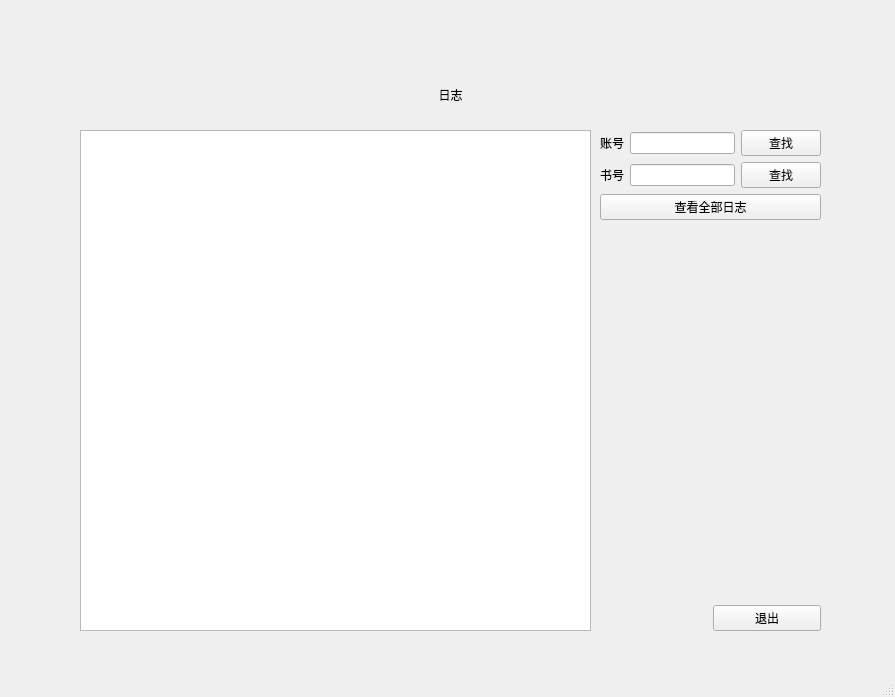
<?xml version="1.0" encoding="UTF-8"?>
<ui version="4.0">
 <class>log_display</class>
 <widget class="QMainWindow" name="log_display">
  <property name="geometry">
   <rect>
    <x>0</x>
    <y>0</y>
    <width>895</width>
    <height>697</height>
   </rect>
  </property>
  <property name="windowTitle">
   <string>MainWindow</string>
  </property>
  <widget class="QWidget" name="centralwidget">
   <widget class="QWidget" name="layoutWidget">
    <property name="geometry">
     <rect>
      <x>600</x>
      <y>130</y>
      <width>221</width>
      <height>501</height>
     </rect>
    </property>
    <layout class="QGridLayout" name="gridLayout">
     <item row="11" column="2">
      <spacer name="verticalSpacer">
       <property name="orientation">
        <enum>Qt::Vertical</enum>
       </property>
       <property name="sizeHint" stdset="0">
        <size>
         <width>20</width>
         <height>40</height>
        </size>
       </property>
      </spacer>
     </item>
     <item row="4" column="1" colspan="2">
      <layout class="QHBoxLayout" name="horizontalLayout_6"/>
     </item>
     <item row="8" column="1" colspan="2">
      <widget class="QPushButton" name="all_search_but">
       <property name="text">
        <string>查看全部日志</string>
       </property>
      </widget>
     </item>
     <item row="14" column="2">
      <widget class="QPushButton" name="exit_but">
       <property name="text">
        <string>退出</string>
       </property>
      </widget>
     </item>
     <item row="6" column="1" colspan="2">
      <layout class="QHBoxLayout" name="horizontalLayout"/>
     </item>
     <item row="2" column="1" colspan="2">
      <layout class="QHBoxLayout" name="horizontalLayout_5">
       <item>
        <widget class="QLabel" name="label_4">
         <property name="text">
          <string>账号</string>
         </property>
        </widget>
       </item>
       <item>
        <widget class="QLineEdit" name="user_id_edit"/>
       </item>
       <item>
        <widget class="QPushButton" name="user_id_search_but">
         <property name="text">
          <string>查找</string>
         </property>
        </widget>
       </item>
      </layout>
     </item>
     <item row="3" column="1" colspan="2">
      <layout class="QHBoxLayout" name="horizontalLayout_2">
       <item>
        <widget class="QLabel" name="label_3">
         <property name="text">
          <string>书号</string>
         </property>
        </widget>
       </item>
       <item>
        <widget class="QLineEdit" name="book_id_edit"/>
       </item>
       <item>
        <widget class="QPushButton" name="book_id_search_but">
         <property name="text">
          <string>查找</string>
         </property>
        </widget>
       </item>
      </layout>
     </item>
    </layout>
   </widget>
   <widget class="QTextEdit" name="log_text">
    <property name="geometry">
     <rect>
      <x>80</x>
      <y>130</y>
      <width>511</width>
      <height>501</height>
     </rect>
    </property>
   </widget>
   <widget class="QLabel" name="label">
    <property name="geometry">
     <rect>
      <x>50</x>
      <y>71</y>
      <width>791</width>
      <height>581</height>
     </rect>
    </property>
    <property name="styleSheet">
     <string notr="true">border-image: url(:/new/prefix1/picture/框Big.png);</string>
    </property>
    <property name="text">
     <string/>
    </property>
   </widget>
   <widget class="QLabel" name="label_2">
    <property name="geometry">
     <rect>
      <x>670</x>
      <y>10</y>
      <width>201</width>
      <height>111</height>
     </rect>
    </property>
    <property name="styleSheet">
     <string notr="true">border-image: url(:/new/prefix1/picture/22333.png);</string>
    </property>
    <property name="text">
     <string/>
    </property>
   </widget>
   <widget class="QLabel" name="label_12">
    <property name="geometry">
     <rect>
      <x>370</x>
      <y>70</y>
      <width>161</width>
      <height>51</height>
     </rect>
    </property>
    <property name="styleSheet">
     <string notr="true">font: 75 28pt &quot;微软雅黑&quot;;</string>
    </property>
    <property name="text">
     <string>&lt;html&gt;&lt;head/&gt;&lt;body&gt;&lt;p align=&quot;center&quot;&gt;日志&lt;/p&gt;&lt;/body&gt;&lt;/html&gt;</string>
    </property>
   </widget>
   <zorder>label</zorder>
   <zorder>layoutWidget</zorder>
   <zorder>log_text</zorder>
   <zorder>label_2</zorder>
   <zorder>label_12</zorder>
  </widget>
  <widget class="QMenuBar" name="menubar">
   <property name="geometry">
    <rect>
     <x>0</x>
     <y>0</y>
     <width>895</width>
     <height>23</height>
    </rect>
   </property>
  </widget>
  <widget class="QStatusBar" name="statusbar"/>
 </widget>
 <resources/>
 <connections/>
</ui>
